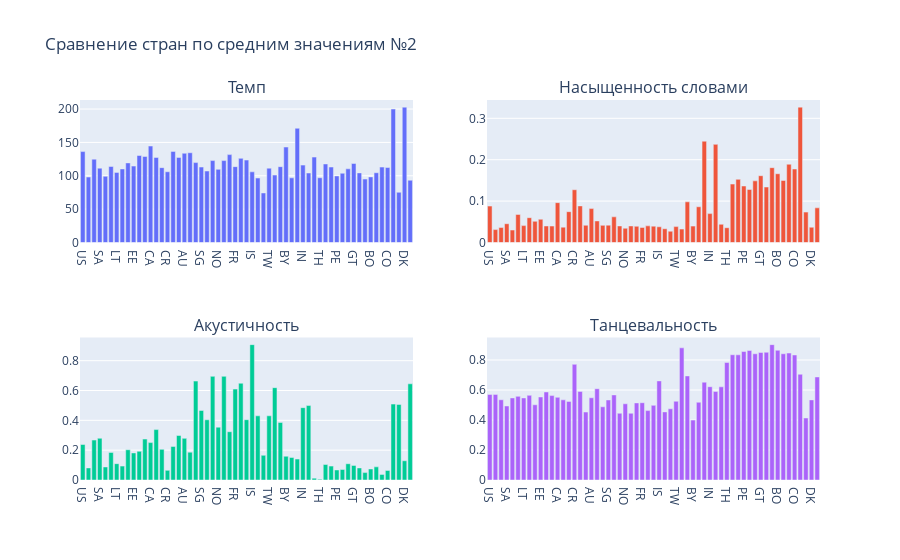

Write notebook code for a chart like this one.
### Markdown cell above
По первой группе диаграмм видим, что седняя предпочитаемая продолжительность сильно не отличается, выделить можно только $Исландию$ и $Корею$, в которых предпочитают короткие треки, и $ЮАР$, который лидирует по максимальной средней длительности

А вот по остальным трем параметрам можно четко выделить несколько пиковых значений.
Для инструментальности, явный фаворит - $Саудовская$ $Аравия$, которая в два раза превышает второе место $Литву$.
В энергичности и громкости, сильно выделяется снова $Исландия$, где любят тихую и неЭнергичную музыку, а так же $Гонконг$, где так же предпочитают менее энергичную музыку, и $Турция$, которая занимает второе место по минимальной средней громкости

Перейдем ко второй группе диаграмм.

### Code cell
fig = sp.make_subplots(rows=2, cols=2, subplot_titles = ['Темп', 'Насыщенность словами', 'Акустичность', 'Танцевальность'])

fig.add_trace(go.Bar(x=dfAvg['country'], y=dfAvg['avg_tempo'], name='Продолжительность'), row=1, col=1)
fig.add_trace(go.Bar(x=dfAvg['country'], y=dfAvg['avg_speechiness']), row=1, col=2)
fig.add_trace(go.Bar(x=dfAvg['country'], y=dfAvg['avg_acousticness']), row=2, col=1)
fig.add_trace(go.Bar(x=dfAvg['country'], y=dfAvg['avg_danceability']), row=2, col=2)

fig.update_layout(title_text='Сравнение стран по средним значениям №2', showlegend=False)

fig.show()

### Figure 1 — Plotly figure (JSON) as saved in the notebook; plotly's stock layout.template omitted (floating-point values rounded to 4 significant figures)
{"data": [{"name": "Продолжительность", "type": "bar", "x": ["US", "UA", "SK", "SA", "PL", "LV", "LT", "KZ", "GB", "EE", "CZ", "CH", null, "CA", "AT", "AE", "CR", "NZ", "IE", "AU", "JP", "HK", "SG", "MY", "SE", "NO", "NL", "LU", "FR", "DE", "BE", "IS", "PT", "IL", "TW", "KR", "PK", "BY", "ID", "BG", "IN", "ZA", "IT", "TH", "HN", "SV", "PE", "PA", "NI", "GT", "EC", "DO", "BO", "VE", "PY", "CO", "ES", "PH", "DK", "TR"], "xaxis": "x", "y": [136.3, 98.12, 124.9, 111.4, 99.26, 113.9, 105.1, 110.3, 119.3, 114.5, 130.4, 128.9, null, 144.6, 127.5, 112.2, 106.0, 136.6, 127.6, 133.7, 134.5, 119.8, 113.1, 107.2, 122.8, 109.6, 122.8, 131.7, 113.7, 126.1, 123.6, 105.9, 96.6, 74.25, 111.4, 101.1, 113.7, 143.1, 96.9, 171.2, 116.0, 104.2, 128.0, 97.03, 117.7, 113.1, 99.81, 103.8, 110.4, 118.4, 104.3, 95.11, 98.3, 104.6, 113.0, 112.4, 200.0, 75.26, 202.9, 93.33], "yaxis": "y"}, {"type": "bar", "x": ["US", "UA", "SK", "SA", "PL", "LV", "LT", "KZ", "GB", "EE", "CZ", "CH", null, "CA", "AT", "AE", "CR", "NZ", "IE", "AU", "JP", "HK", "SG", "MY", "SE", "NO", "NL", "LU", "FR", "DE", "BE", "IS", "PT", "IL", "TW", "KR", "PK", "BY", "ID", "BG", "IN", "ZA", "IT", "TH", "HN", "SV", "PE", "PA", "NI", "GT", "EC", "DO", "BO", "VE", "PY", "CO", "ES", "PH", "DK", "TR"], "xaxis": "x2", "y": [0.08797, 0.03119, 0.03614, 0.04534, 0.03009, 0.06774, 0.04083, 0.05994, 0.05121, 0.05616, 0.0399, 0.03976, null, 0.09625, 0.03702, 0.0745, 0.1275, 0.08837, 0.04161, 0.08191, 0.05211, 0.04138, 0.04188, 0.06198, 0.04, 0.03441, 0.04, 0.0392, 0.03633, 0.0402, 0.03952, 0.03789, 0.03318, 0.02724, 0.0384, 0.0324, 0.09822, 0.03959, 0.0863, 0.2447, 0.06978, 0.2371, 0.044, 0.0357, 0.1411, 0.1526, 0.1364, 0.1281, 0.1489, 0.1613, 0.134, 0.1807, 0.1661, 0.1499, 0.189, 0.1775, 0.327, 0.07342, 0.0369, 0.0837], "yaxis": "y2"}, {"type": "bar", "x": ["US", "UA", "SK", "SA", "PL", "LV", "LT", "KZ", "GB", "EE", "CZ", "CH", null, "CA", "AT", "AE", "CR", "NZ", "IE", "AU", "JP", "HK", "SG", "MY", "SE", "NO", "NL", "LU", "FR", "DE", "BE", "IS", "PT", "IL", "TW", "KR", "PK", "BY", "ID", "BG", "IN", "ZA", "IT", "TH", "HN", "SV", "PE", "PA", "NI", "GT", "EC", "DO", "BO", "VE", "PY", "CO", "ES", "PH", "DK", "TR"], "xaxis": "x3", "y": [0.238, 0.08101, 0.2677, 0.2797, 0.08744, 0.185, 0.1095, 0.09316, 0.2029, 0.1816, 0.1923, 0.2744, null, 0.2508, 0.3381, 0.2053, 0.06468, 0.225, 0.2982, 0.2792, 0.1868, 0.6632, 0.4662, 0.4037, 0.695, 0.3544, 0.695, 0.3236, 0.6096, 0.6487, 0.4044, 0.9076, 0.4302, 0.1655, 0.4304, 0.619, 0.386, 0.1594, 0.1511, 0.1404, 0.4849, 0.4991, 0.0125, 0.00537, 0.1038, 0.09322, 0.0674, 0.07057, 0.109, 0.09783, 0.0809, 0.04982, 0.07405, 0.0881, 0.03766, 0.06419, 0.509, 0.5065, 0.129, 0.645], "yaxis": "y3"}, {"type": "bar", "x": ["US", "UA", "SK", "SA", "PL", "LV", "LT", "KZ", "GB", "EE", "CZ", "CH", null, "CA", "AT", "AE", "CR", "NZ", "IE", "AU", "JP", "HK", "SG", "MY", "SE", "NO", "NL", "LU", "FR", "DE", "BE", "IS", "PT", "IL", "TW", "KR", "PK", "BY", "ID", "BG", "IN", "ZA", "IT", "TH", "HN", "SV", "PE", "PA", "NI", "GT", "EC", "DO", "BO", "VE", "PY", "CO", "ES", "PH", "DK", "TR"], "xaxis": "x4", "y": [0.5703, 0.5706, 0.5349, 0.4934, 0.5471, 0.5575, 0.547, 0.5644, 0.5014, 0.5533, 0.5868, 0.5627, null, 0.5513, 0.5345, 0.524, 0.771, 0.5905, 0.453, 0.5481, 0.6084, 0.4879, 0.5336, 0.5671, 0.445, 0.508, 0.445, 0.5138, 0.515, 0.4626, 0.4975, 0.6607, 0.454, 0.4746, 0.525, 0.881, 0.6939, 0.3992, 0.5182, 0.6521, 0.6219, 0.5903, 0.621, 0.783, 0.835, 0.8344, 0.8564, 0.8634, 0.8414, 0.8501, 0.8516, 0.9024, 0.8649, 0.8414, 0.8463, 0.8334, 0.705, 0.4134, 0.534, 0.687], "yaxis": "y4"}], "layout": {"annotations": [{"font": {"size": 16}, "showarrow": false, "text": "Темп", "x": 0.225, "xanchor": "center", "xref": "paper", "y": 1, "yanchor": "bottom", "yref": "paper"}, {"font": {"size": 16}, "showarrow": false, "text": "Насыщенность словами", "x": 0.775, "xanchor": "center", "xref": "paper", "y": 1, "yanchor": "bottom", "yref": "paper"}, {"font": {"size": 16}, "showarrow": false, "text": "Акустичность", "x": 0.225, "xanchor": "center", "xref": "paper", "y": 0.375, "yanchor": "bottom", "yref": "paper"}, {"font": {"size": 16}, "showarrow": false, "text": "Танцевальность", "x": 0.775, "xanchor": "center", "xref": "paper", "y": 0.375, "yanchor": "bottom", "yref": "paper"}], "showlegend": false, "title": {"text": "Сравнение стран по средним значениям №2"}, "xaxis": {"anchor": "y", "domain": [0, 0.45]}, "xaxis2": {"anchor": "y2", "domain": [0.55, 1]}, "xaxis3": {"anchor": "y3", "domain": [0, 0.45]}, "xaxis4": {"anchor": "y4", "domain": [0.55, 1]}, "yaxis": {"anchor": "x", "domain": [0.625, 1]}, "yaxis2": {"anchor": "x2", "domain": [0.625, 1]}, "yaxis3": {"anchor": "x3", "domain": [0, 0.375]}, "yaxis4": {"anchor": "x4", "domain": [0, 0.375]}}}
